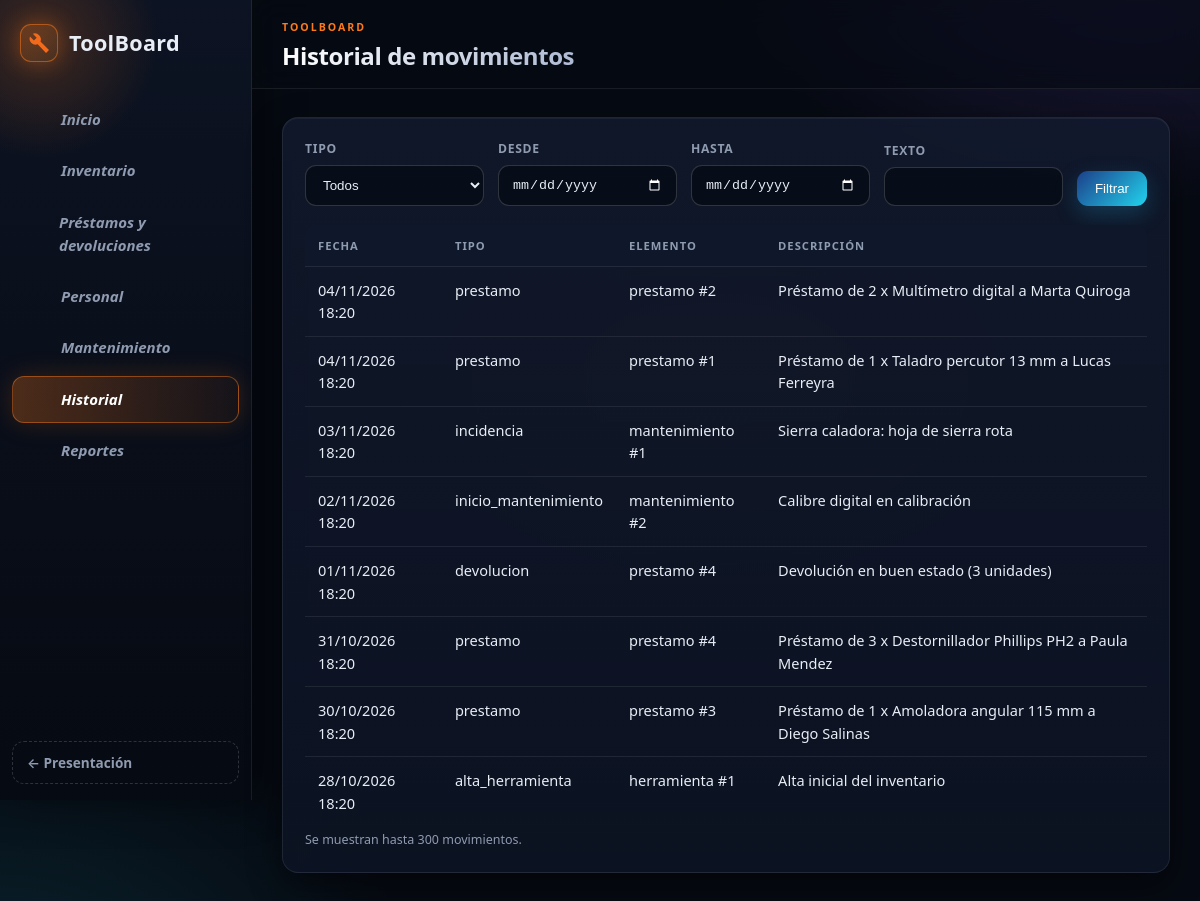
The page /historial.php on the database its author committed.
### tables this page shows
CREATE TABLE movimientos (
  id INT AUTO_INCREMENT PRIMARY KEY,
  fecha DATETIME NOT NULL DEFAULT CURRENT_TIMESTAMP,
  tipo VARCHAR(40) NOT NULL,
  entidad VARCHAR(30) NOT NULL,
  entidad_id INT NULL,
  descripcion VARCHAR(255) NOT NULL,
  INDEX (fecha), INDEX (tipo)
);

### historial.php (the view, shortened to what this page needs)
<?php
require __DIR__ . '/functions.php';
$tipo = val('tipo'); $d = val('desde'); $h = val('hasta'); $qs = val('q'); $w = ['1']; $p = [];
page_start('Historial de movimientos', 'historial');
echo '<div class="box"><form class="filters" method="get"><label>Tipo<select name="tipo"><option value="">Todos</option>';
echo '</select></label><label>Desde<input type="date" name="desde" value="' . e($d) . '"></label><label>Hasta<input type="date" name="hasta" value="' . e($h) . '"></label><label>Texto<input name="q" value="' . e($qs) . '"></label><button class="btn s">Filtrar</button></form><table><tr><th>Fecha</th><th>Tipo</th><th>Elemento</th><th>Descripción</th></tr>';
foreach (q('SELECT * FROM movimientos WHERE ' . implode(' AND ', $w) . ' ORDER BY fecha DESC, id DESC LIMIT 300', $p)->fetchAll() as $m)
    echo '<tr><td>' . e(date('d/m/Y H:i', strtotime($m['fecha']))) . '</td><td>' . e($m['tipo']) . '</td><td>' . e($m['entidad'] . ' #' . $m['entidad_id']) . '</td><td>' . e($m['descripcion']) . '</td></tr>';
echo '</table><small>Se muestran hasta 300 movimientos.</small></div>';
page_end();

### functions.php (shortened to what this page needs)
<?php
function db(): PDO {
    static $p = null;
    if (!$p) {
        try {
            $p = new PDO('mysql:host=' . DB_HOST . ';dbname=' . DB_NAME . ';charset=utf8mb4', DB_USER, DB_PASS, [
                PDO::ATTR_ERRMODE => PDO::ERRMODE_EXCEPTION,
                PDO::ATTR_DEFAULT_FETCH_MODE => PDO::FETCH_ASSOC,
                PDO::ATTR_EMULATE_PREPARES => false]);
        } catch (PDOException $x) {
            http_response_code(500);
            exit('No se pudo conectar a la base de datos. Revise db.php e importe database/toolboard.sql.');
        }
    }
    return $p;
}
function q(string $s, array $p = []): PDOStatement { $st = db()->prepare($s); $st->execute($p); return $st; }
function e($v): string { return htmlspecialchars((string)$v, ENT_QUOTES, 'UTF-8'); }
function val(string $k, string $d = ''): string { $v = $_POST[$k] ?? $_GET[$k] ?? $d; return is_array($v) ? $d : trim((string)$v); }
function app_url(string $path = ''): string { return BASE_URL . '/' . ltrim($path, '/'); }
function page_start(string $titulo, string $act, string $acciones = ''): void {
    $nav = ['dashboard' => ['Inicio', '/inicio.php', '▦'], 'inventario' => ['Inventario', '/inventario.php', '🔧'],
        'prestamos' => ['Préstamos y devoluciones', '/prestamos.php', '⇄'], 'personal' => ['Personal', '/personal.php', '👤'],
        'mantenimiento' => ['Mantenimiento', '/mantenimiento.php', '⚠'], 'historial' => ['Historial', '/historial.php', '🕘'],
        'reportes' => ['Reportes', '/reportes.php', '🖨']];
    echo '<!DOCTYPE html><html lang="es"><head><meta charset="utf-8"><meta name="viewport" content="width=device-width,initial-scale=1"><title>' . e($titulo) . ' · ToolBoard</title><link rel="stylesheet" href="' . app_url('style.css') . '"></head><body>';
    echo '<aside id="side" class="no-print"><div class="logo"><svg viewBox="0 0 24 24" width="28" height="28"><path fill="#f26b1d" d="M22 19l-8.5-8.5a6 6 0 0 0-7.7-7.7l3.9 3.9-2.8 2.8-3.9-3.9a6 6 0 0 0 7.7 7.7L19 22z"/></svg> ToolBoard</div><nav>';
    foreach ($nav as $k => $n) echo '<a href="' . app_url($n[1]) . '" class="' . ($k === $act ? 'on' : '') . '"><span class="ic">' . ico($k) . '</span><em>' . e($n[0]) . '</em></a>';
    echo '</nav><a class="back" href="' . app_url('index.php') . '">← Presentación</a></aside><main><header class="top no-print"><button id="menu" aria-label="Menú">☰</button><div><small>ToolBoard</small><h1>' . e($titulo) . '</h1></div><div class="acts">' . $acciones . '</div></header><section class="content">';
}
function page_end(): void { echo '</section></main><script src="' . app_url('app.js') . '"></script></body></html>'; }
function ico(string $k): string {
    $d = ['dashboard' => '<rect x="3" y="3" width="7" height="9" rx="1.5"/><rect x="14" y="3" width="7" height="5" rx="1.5"/><rect x="14" y="12" width="7" height="9" rx="1.5"/><rect x="3" y="16" width="7" height="5" rx="1.5"/>',
        'inventario' => '<path d="M21 8l-9-5-9 5v8l9 5 9-5z"/><path d="M3 8l9 5 9-5M12 13v8"/>',
        'prestamos' => '<path d="M4 8h14l-3-3M20 16H6l3 3"/>',
        'personal' => '<circle cx="12" cy="8" r="4"/><path d="M4 21c0-4 4-6 8-6s8 2 8 6"/>',
        'mantenimiento' => '<path d="M14.7 6.3a4 4 0 0 0-5 5L3 18l3 3 6.7-6.7a4 4 0 0 0 5-5l-2.5 2.5-2.2-.5-.5-2.2z"/>',
        'historial' => '<circle cx="12" cy="12" r="9"/><path d="M12 7v5l3 2"/>',
        'reportes' => '<path d="M6 3h9l4 4v14H6z"/><path d="M14 3v5h5M9 13h6M9 17h6"/>'];
    return '<svg viewBox="0 0 24 24" aria-hidden="true">' . ($d[$k] ?? '') . '</svg>';
}

### rows shown on the page
movimientos: fecha "04/11/2026 18:20", tipo "prestamo", entidad+entidad "prestamo #2", descripcion "Préstamo de 2 x Multímetro digital a Marta Quiroga"
movimientos: fecha "04/11/2026 18:20", tipo "prestamo", entidad+entidad "prestamo #1", descripcion "Préstamo de 1 x Taladro percutor 13 mm a Lucas Ferreyra"
movimientos: fecha "03/11/2026 18:20", tipo "incidencia", entidad+entidad "mantenimiento #1", descripcion "Sierra caladora: hoja de sierra rota"
movimientos: fecha "02/11/2026 18:20", tipo "inicio_mantenimiento", entidad+entidad "mantenimiento #2", descripcion "Calibre digital en calibración"
movimientos: fecha "01/11/2026 18:20", tipo "devolucion", entidad+entidad "prestamo #4", descripcion "Devolución en buen estado (3 unidades)"
movimientos: fecha "31/10/2026 18:20", tipo "prestamo", entidad+entidad "prestamo #4", descripcion "Préstamo de 3 x Destornillador Phillips PH2 a Paula Mendez"
movimientos: fecha "30/10/2026 18:20", tipo "prestamo", entidad+entidad "prestamo #3", descripcion "Préstamo de 1 x Amoladora angular 115 mm a Diego Salinas"
movimientos: fecha "28/10/2026 18:20", tipo "alta_herramienta", entidad+entidad "herramienta #1", descripcion "Alta inicial del inventario"

### other values the page prints
$n[0] "Inicio"
$n[0] "Inventario"
$n[0] "Préstamos y devoluciones"
$n[0] "Personal"
$n[0] "Mantenimiento"
$n[0] "Historial"
$n[0] "Reportes"
